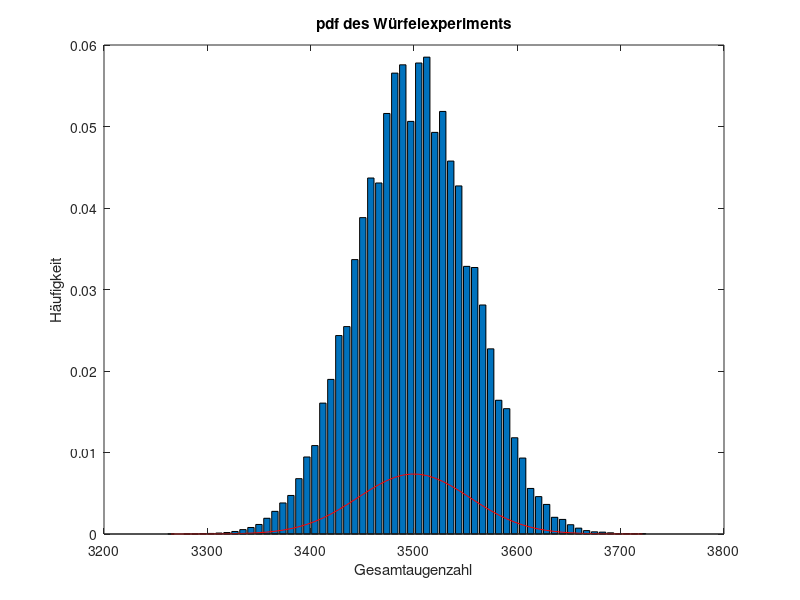

Write the MATLAB code that produced this figure.
clear
%% 100000-facher Wurf mit einem Würfel
x = floor(rand(100000,1000)*(6-1E-99)+1);
% x ist ein Vektor der Dimension 100000x1.
% Jedes Element von x steht für das Ergebis eines Würfelwurfs.

%% Berechnung des Histogramms 
[H,bins] = hist(sum(x'),60);
% bins ... Mittelwert des jeweiligen Bins
% H ... Anzahl der Treffer je Bin

%% Bestimmung der Verteilungsdichtefunktion (pdf) aus dem Histogramm


%% Darstellung der pdf
figure(1);
clf();
bar(bins,H/100000);
hold on;
title('pdf des Würfelexperiments');
xlabel('Gesamtaugenzahl');
ylabel('Häufigkeit');



% Normieren der einzelnen Werte
H1=H/length(H);
 

% Mittelwert und Varianz und Standardabweichung berechnen
m = mean(bins.*H1)/mean(H1);
v = var(bins,H1);
s = std(bins,H1);


% Gauß-Verteilung mit Mittwelwert und Varianz von R zum Überlagern
gauss = (1/(s*sqrt(2*pi)))*exp(-(1/2).*((bins-m)./s).^2);

% Plotten
plot(bins, gauss, 'r')


% Laplace Verteilung
%laplace = (1/(2*s))*exp(-((abs(bins-m))/s));

% Plotten
%plot(bins, laplace, 'g')



hold off;